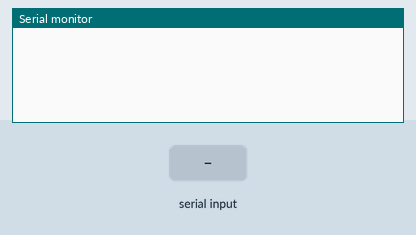
This sketch was run on a simulated Arduino Uno, built with avr-gcc and run on an emulated ATmega328P. Shown: the last lines printed to the serial monitor. Inputs (shaded band) come from the test bench.

Above: at 1.2 s.
1.3 s: "1\n" received over Serial
At 1.7 s:
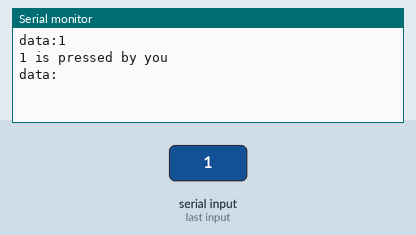
2.8 s: byte 50 ('2') received over Serial
At 3.3 s:
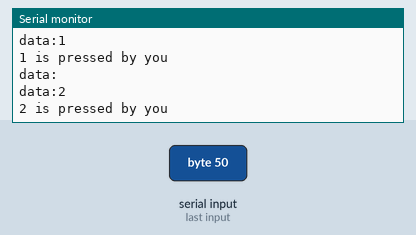
4.3 s: byte 51 ('3') received over Serial
At 5.5 s:
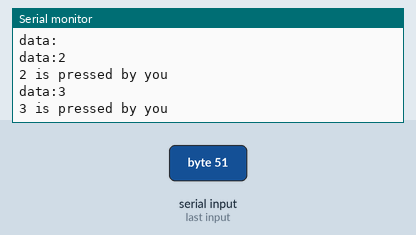
5.8 s: "4\n" received over Serial
At 6.3 s:
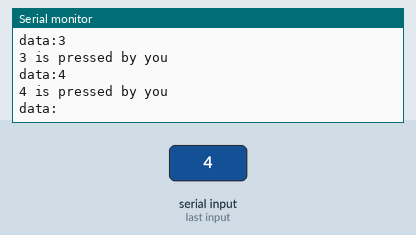

The sketch:

Bluetooth_Control.ino
```cpp
void setup() {
  Serial.begin(9600);

}

void loop() {
  Bluetooth_Data_Processing();
}

void Bluetooth_Data_Processing()
{
  if (Serial.available())
  {
    char data = Serial.read();
    Serial.print("data:");Serial.println(data);
    if (data != '\0' && data != '\n')
    {
      switch (data)
      {

        case '1': Serial.println("1 is pressed by you"); break;

        case '2': Serial.println("2 is pressed by you"); break;

        case '3': Serial.println("3 is pressed by you"); break;

        case '4': Serial.println("4 is pressed by you"); break;

        case '5': Serial.println("5 is pressed by you"); break;

        case '6': Serial.println("6 is pressed by you"); break;
      }
    }
  }
}
```

Measured:
- after the input at 1.3 s, the serial monitor: prints a new line at once (image 1)
- after the input at 2.8 s, the serial monitor: prints a new line at once (image 2)
- after the input at 4.3 s, the serial monitor: prints a new line at once (image 3)
- after the input at 5.8 s, the serial monitor: prints a new line at once (image 4)
